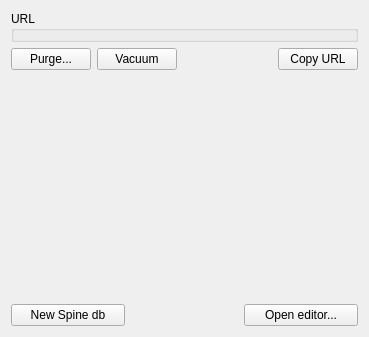
<?xml version="1.0" encoding="UTF-8"?>
<!--
######################################################################################################################
# Copyright (C) 2017-2022 Spine project consortium
# This file is part of Spine Items.
# Spine Items is free software: you can redistribute it and\/or modify it under the terms of the GNU Lesser General
# Public License as published by the Free Software Foundation, either version 3 of the License, or (at your option)
# any later version. This program is distributed in the hope that it will be useful, but WITHOUT ANY WARRANTY;
# without even the implied warranty of MERCHANTABILITY or FITNESS FOR A PARTICULAR PURPOSE. See the GNU Lesser General
# Public License for more details. You should have received a copy of the GNU Lesser General Public License along with
# this program. If not, see <http:\/\/www.gnu.org\/licenses\/>.
######################################################################################################################
-->
<ui version="4.0">
 <class>Form</class>
 <widget class="QWidget" name="Form">
  <property name="geometry">
   <rect>
    <x>0</x>
    <y>0</y>
    <width>369</width>
    <height>337</height>
   </rect>
  </property>
  <property name="windowTitle">
   <string>Form</string>
  </property>
  <layout class="QVBoxLayout" name="verticalLayout">
   <item>
    <widget class="QGroupBox" name="groupBox">
     <property name="title">
      <string>URL</string>
     </property>
     <layout class="QVBoxLayout" name="verticalLayout_2">
      <property name="leftMargin">
       <number>3</number>
      </property>
      <property name="topMargin">
       <number>3</number>
      </property>
      <property name="rightMargin">
       <number>3</number>
      </property>
      <property name="bottomMargin">
       <number>3</number>
      </property>
      <item>
       <widget class="UrlSelectorWidget" name="url_selector_widget" native="true"/>
      </item>
     </layout>
    </widget>
   </item>
   <item>
    <layout class="QHBoxLayout" name="horizontalLayout_3">
     <item>
      <widget class="QPushButton" name="purge_button">
       <property name="sizePolicy">
        <sizepolicy hsizetype="Minimum" vsizetype="Preferred">
         <horstretch>0</horstretch>
         <verstretch>0</verstretch>
        </sizepolicy>
       </property>
       <property name="toolTip">
        <string>Mass remove database items.</string>
       </property>
       <property name="text">
        <string>Purge...</string>
       </property>
       <property name="icon">
        <iconset resource="../../ui/resources/resources_icons.qrc">
         <normaloff>:/icons/bolt-lightning.svg</normaloff>:/icons/bolt-lightning.svg</iconset>
       </property>
      </widget>
     </item>
     <item>
      <widget class="QPushButton" name="toolButton_vacuum">
       <property name="toolTip">
        <string>Remove outdated data from the database potentially freeing disk space.</string>
       </property>
       <property name="text">
        <string>Vacuum</string>
       </property>
       <property name="icon">
        <iconset resource="../../ui/resources/resources_icons.qrc">
         <normaloff>:/icons/broom.svg</normaloff>:/icons/broom.svg</iconset>
       </property>
      </widget>
     </item>
     <item>
      <spacer name="horizontalSpacer_3">
       <property name="orientation">
        <enum>Qt::Horizontal</enum>
       </property>
       <property name="sizeHint" stdset="0">
        <size>
         <width>40</width>
         <height>20</height>
        </size>
       </property>
      </spacer>
     </item>
     <item>
      <widget class="QPushButton" name="toolButton_copy_url">
       <property name="toolTip">
        <string>&lt;html&gt;&lt;head/&gt;&lt;body&gt;&lt;p&gt;Copy current database url to clipboard.&lt;/p&gt;&lt;/body&gt;&lt;/html&gt;</string>
       </property>
       <property name="text">
        <string>Copy URL</string>
       </property>
       <property name="icon">
        <iconset resource="../../ui/resources/resources_icons.qrc">
         <normaloff>:/icons/copy.svg</normaloff>:/icons/copy.svg</iconset>
       </property>
      </widget>
     </item>
    </layout>
   </item>
   <item>
    <spacer name="verticalSpacer_2">
     <property name="orientation">
      <enum>Qt::Vertical</enum>
     </property>
     <property name="sizeHint" stdset="0">
      <size>
       <width>20</width>
       <height>40</height>
      </size>
     </property>
    </spacer>
   </item>
   <item>
    <layout class="QHBoxLayout" name="horizontalLayout">
     <item>
      <widget class="QPushButton" name="pushButton_create_new_spine_db">
       <property name="sizePolicy">
        <sizepolicy hsizetype="MinimumExpanding" vsizetype="Fixed">
         <horstretch>0</horstretch>
         <verstretch>0</verstretch>
        </sizepolicy>
       </property>
       <property name="toolTip">
        <string>&lt;html&gt;&lt;head/&gt;&lt;body&gt;&lt;p&gt;Create new Spine database at the selected URL, or at a default one if the selected is not valid.&lt;/p&gt;&lt;/body&gt;&lt;/html&gt;</string>
       </property>
       <property name="text">
        <string>New Spine db</string>
       </property>
       <property name="icon">
        <iconset resource="../../ui/resources/resources_icons.qrc">
         <normaloff>:/icons/Spine_symbol.png</normaloff>:/icons/Spine_symbol.png</iconset>
       </property>
      </widget>
     </item>
     <item>
      <spacer name="horizontalSpacer">
       <property name="orientation">
        <enum>Qt::Horizontal</enum>
       </property>
       <property name="sizeHint" stdset="0">
        <size>
         <width>40</width>
         <height>20</height>
        </size>
       </property>
      </spacer>
     </item>
     <item>
      <widget class="QPushButton" name="pushButton_ds_open_editor">
       <property name="sizePolicy">
        <sizepolicy hsizetype="MinimumExpanding" vsizetype="Preferred">
         <horstretch>0</horstretch>
         <verstretch>0</verstretch>
        </sizepolicy>
       </property>
       <property name="toolTip">
        <string>&lt;html&gt;&lt;head/&gt;&lt;body&gt;&lt;p&gt;Open URL in Spine database editor&lt;/p&gt;&lt;/body&gt;&lt;/html&gt;</string>
       </property>
       <property name="text">
        <string>Open editor...</string>
       </property>
      </widget>
     </item>
    </layout>
   </item>
  </layout>
 </widget>
 <customwidgets>
  <customwidget>
   <class>UrlSelectorWidget</class>
   <extends>QWidget</extends>
   <header>spine_items/widgets.h</header>
   <container>1</container>
  </customwidget>
 </customwidgets>
 <tabstops>
  <tabstop>purge_button</tabstop>
  <tabstop>toolButton_vacuum</tabstop>
  <tabstop>toolButton_copy_url</tabstop>
  <tabstop>pushButton_create_new_spine_db</tabstop>
  <tabstop>pushButton_ds_open_editor</tabstop>
 </tabstops>
 <resources>
  <include location="../../ui/resources/resources_icons.qrc"/>
 </resources>
 <connections/>
</ui>
